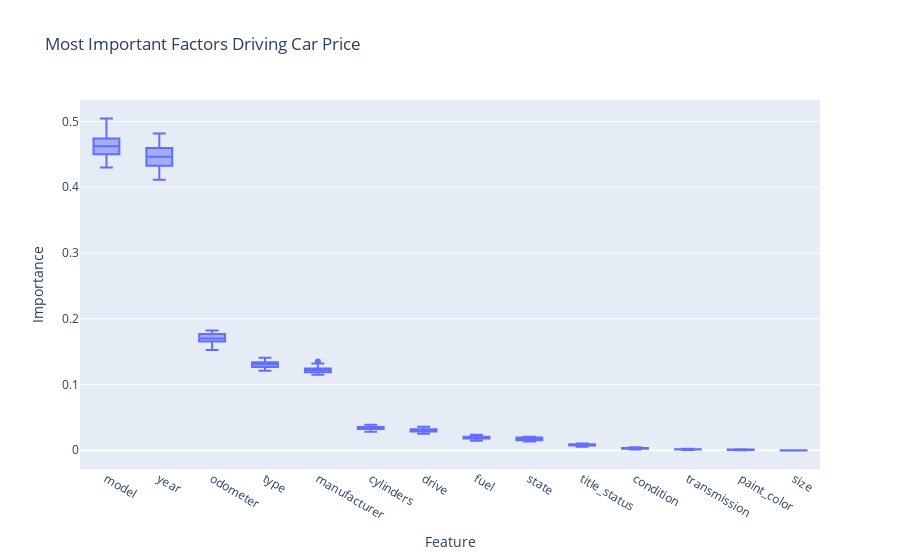

Notebook code cell kept with this figure:
### Code cell
import plotly.express as px

# Create the box plot
fig = px.box(melted_df, x='Feature', y='Importance', title='Most Important Factors Driving Car Price')
fig.show()

### Figure 1 — Plotly figure (JSON) as saved in the notebook; plotly's stock layout.template omitted (floating-point values rounded to 4 significant figures; data arrays with more than 128 entries replaced by an {"elided": "..."} marker saying what was removed)
{"data": [{"alignmentgroup": "True", "hovertemplate": "Feature=%{x}<br>Importance=%{y}<extra></extra>", "legendgroup": "", "marker": {"color": "#636efa"}, "name": "", "notched": false, "offsetgroup": "", "orientation": "v", "showlegend": false, "type": "box", "x": {"elided": "420 str values"}, "x0": " ", "xaxis": "x", "y": {"elided": "420 float values"}, "y0": " ", "yaxis": "y"}], "layout": {"boxmode": "group", "legend": {"tracegroupgap": 0}, "title": {"text": "Most Important Factors Driving Car Price"}, "xaxis": {"anchor": "y", "domain": [0, 1], "title": {"text": "Feature"}}, "yaxis": {"anchor": "x", "domain": [0, 1], "title": {"text": "Importance"}}}}
